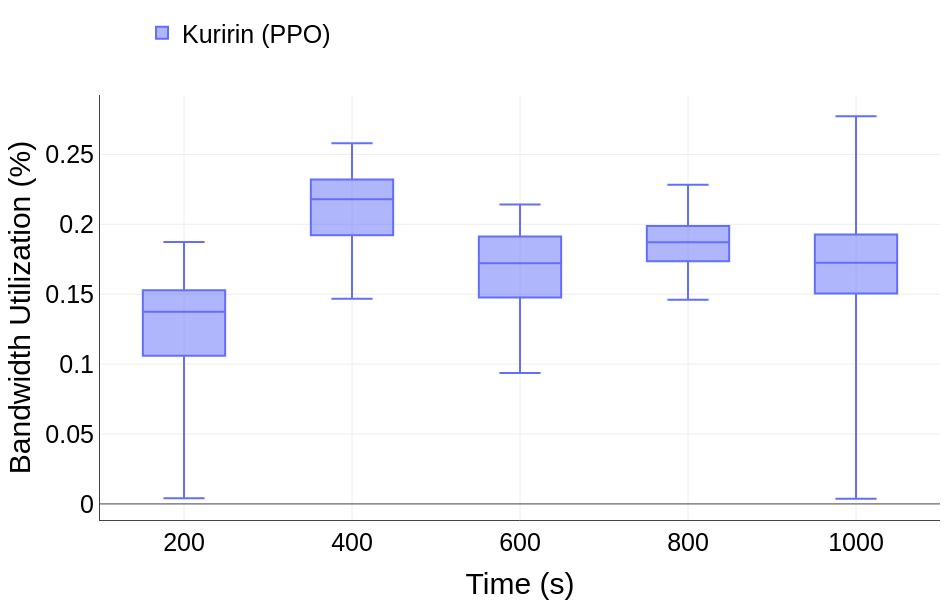

Notebook code for this chart:
### Code cell
# Criando o gráfico de box plot
fig = px.box(df_long, x='Time (s)', y='Bandwidth Utilization (%)', color='Method', 
             title=None,orientation='v', points = False)

fig.update_traces(quartilemethod="exclusive") 


draft_template = go.layout.Template()
draft_template.layout.annotations = [
    dict(
        name="draft watermark",
        text="",
        textangle=-30,
        opacity=0.1,
        font=dict(color="black", size=100),
        xref="paper",
        yref="paper",
        x=0.5,
        y=0.5,
        showarrow=False,
    )
]

fig.update_layout(
    yaxis=dict(showline=True,showgrid=True),
    xaxis=dict(showline=True,showgrid=True),
    legend_title=None,
    margin=dict(l=100, r=10, b=80, t=25),
    autosize=True,
    width=950,
    height=600,
    template=draft_template,
    legend=dict(x=0.05, y=1.2, traceorder='normal', orientation='h'),
    font=dict(family="Arial",  size=25, color="Black")
)

# Exibindo o gráfico
fig.show()

### Figure 1 — Plotly figure (JSON) as saved in the notebook; plotly's stock layout.template omitted (floating-point values rounded to 4 significant figures; data arrays with more than 128 entries replaced by an {"elided": "..."} marker saying what was removed)
{"data": [{"alignmentgroup": "True", "boxpoints": false, "hovertemplate": "Method=Kuririn (PPO)<br>Time (s)=%{x}<br>Bandwidth Utilization (%)=%{y}<extra></extra>", "legendgroup": "Kuririn (PPO)", "marker": {"color": "#636efa"}, "name": "Kuririn (PPO)", "notched": false, "offsetgroup": "Kuririn (PPO)", "orientation": "v", "quartilemethod": "exclusive", "showlegend": true, "type": "box", "x": {"elided": "21672 int values"}, "x0": " ", "xaxis": "x", "y": {"elided": "21672 str values"}, "y0": " ", "yaxis": "y"}], "layout": {"autosize": true, "boxmode": "group", "font": {"color": "Black", "family": "Arial", "size": 25}, "height": 600, "legend": {"orientation": "h", "title": {}, "tracegroupgap": 0, "traceorder": "normal", "x": 0.05, "y": 1.2}, "margin": {"b": 80, "l": 100, "r": 10, "t": 25}, "width": 950, "xaxis": {"anchor": "y", "domain": [0, 1], "showgrid": true, "showline": true, "title": {"text": "Time (s)"}}, "yaxis": {"anchor": "x", "domain": [0, 1], "showgrid": true, "showline": true, "title": {"text": "Bandwidth Utilization (%)"}}}}
